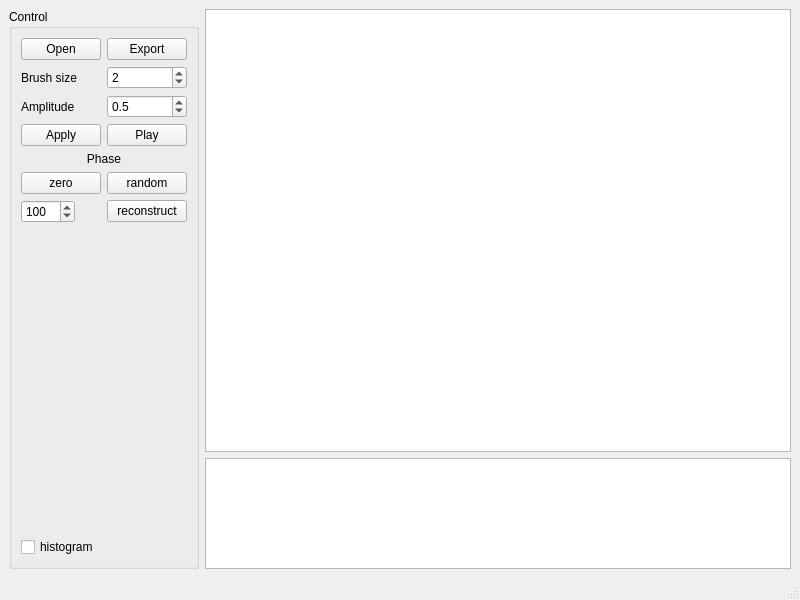
<?xml version="1.0" encoding="UTF-8"?>
<ui version="4.0">
 <class>MainWindow</class>
 <widget class="QMainWindow" name="MainWindow">
  <property name="geometry">
   <rect>
    <x>0</x>
    <y>0</y>
    <width>800</width>
    <height>600</height>
   </rect>
  </property>
  <property name="windowTitle">
   <string>Spectral</string>
  </property>
  <widget class="QWidget" name="centralwidget">
   <layout class="QHBoxLayout" name="horizontalLayout" stretch="0,5">
    <item>
     <widget class="QGroupBox" name="groupBox">
      <property name="title">
       <string>Control</string>
      </property>
      <layout class="QFormLayout" name="formLayout">
       <item row="0" column="0">
        <widget class="QPushButton" name="openButton">
         <property name="text">
          <string>Open</string>
         </property>
        </widget>
       </item>
       <item row="0" column="1">
        <widget class="QPushButton" name="exportButton">
         <property name="text">
          <string>Export</string>
         </property>
        </widget>
       </item>
       <item row="2" column="0">
        <widget class="QLabel" name="label">
         <property name="text">
          <string>Brush size</string>
         </property>
        </widget>
       </item>
       <item row="2" column="1">
        <widget class="QSpinBox" name="brushSizeSpinBox">
         <property name="minimum">
          <number>0</number>
         </property>
         <property name="maximum">
          <number>25</number>
         </property>
         <property name="value">
          <number>2</number>
         </property>
        </widget>
       </item>
       <item row="3" column="0">
        <widget class="QLabel" name="label_2">
         <property name="text">
          <string>Amplitude</string>
         </property>
        </widget>
       </item>
       <item row="3" column="1">
        <widget class="QDoubleSpinBox" name="ampSpinBox">
         <property name="decimals">
          <number>1</number>
         </property>
         <property name="minimum">
          <double>-1.000000000000000</double>
         </property>
         <property name="maximum">
          <double>1.000000000000000</double>
         </property>
         <property name="singleStep">
          <double>0.100000000000000</double>
         </property>
         <property name="value">
          <double>0.500000000000000</double>
         </property>
        </widget>
       </item>
       <item row="4" column="0">
        <widget class="QPushButton" name="reconstructButton">
         <property name="text">
          <string>Apply</string>
         </property>
        </widget>
       </item>
       <item row="5" column="0" colspan="2">
        <widget class="QLabel" name="label_3">
         <property name="text">
          <string>Phase</string>
         </property>
         <property name="alignment">
          <set>Qt::AlignmentFlag::AlignCenter</set>
         </property>
        </widget>
       </item>
       <item row="6" column="0">
        <widget class="QPushButton" name="zeroPhaseButton">
         <property name="text">
          <string>zero</string>
         </property>
        </widget>
       </item>
       <item row="6" column="1">
        <widget class="QPushButton" name="randomPhaseButton">
         <property name="text">
          <string>random</string>
         </property>
        </widget>
       </item>
       <item row="7" column="0">
        <widget class="QSpinBox" name="iterSpinBox">
         <property name="minimum">
          <number>1</number>
         </property>
         <property name="maximum">
          <number>1000</number>
         </property>
         <property name="singleStep">
          <number>10</number>
         </property>
         <property name="value">
          <number>100</number>
         </property>
        </widget>
       </item>
       <item row="7" column="1">
        <widget class="QPushButton" name="reconstructPhaseButton">
         <property name="text">
          <string>reconstruct</string>
         </property>
        </widget>
       </item>
       <item row="8" column="0">
        <spacer name="verticalSpacer">
         <property name="orientation">
          <enum>Qt::Orientation::Vertical</enum>
         </property>
         <property name="sizeHint" stdset="0">
          <size>
           <width>20</width>
           <height>40</height>
          </size>
         </property>
        </spacer>
       </item>
       <item row="4" column="1">
        <widget class="QPushButton" name="playButton">
         <property name="text">
          <string>Play</string>
         </property>
        </widget>
       </item>
       <item row="9" column="0" colspan="2">
        <widget class="QCheckBox" name="histogramCheckBox">
         <property name="text">
          <string>histogram</string>
         </property>
        </widget>
       </item>
      </layout>
     </widget>
    </item>
    <item>
     <layout class="QVBoxLayout" name="verticalLayout" stretch="4,1">
      <item>
       <widget class="ImageView" name="imageView"/>
      </item>
      <item>
       <widget class="PlotWidget" name="plotView"/>
      </item>
     </layout>
    </item>
   </layout>
  </widget>
  <widget class="QMenuBar" name="menubar">
   <property name="geometry">
    <rect>
     <x>0</x>
     <y>0</y>
     <width>800</width>
     <height>30</height>
    </rect>
   </property>
  </widget>
  <widget class="QStatusBar" name="statusbar"/>
 </widget>
 <customwidgets>
  <customwidget>
   <class>ImageView</class>
   <extends>QGraphicsView</extends>
   <header>imageview</header>
  </customwidget>
  <customwidget>
   <class>PlotWidget</class>
   <extends>QGraphicsView</extends>
   <header>pyqtgraph</header>
  </customwidget>
 </customwidgets>
 <resources/>
 <connections/>
</ui>
